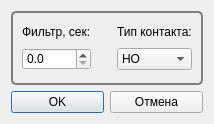
<?xml version="1.0" encoding="UTF-8"?>
<ui version="4.0">
 <class>DialogDIConfig</class>
 <widget class="QDialog" name="DialogDIConfig">
  <property name="geometry">
   <rect>
    <x>0</x>
    <y>0</y>
    <width>211</width>
    <height>124</height>
   </rect>
  </property>
  <property name="windowTitle">
   <string>Дискретный вход</string>
  </property>
  <layout class="QGridLayout" name="gridLayout">
   <item row="0" column="0" colspan="2">
    <widget class="QGroupBox" name="groupBox">
     <property name="styleSheet">
      <string notr="true">QGroupBox {
    background-color: qlineargradient(x1: 0, y1: 0, x2: 0, y2: 1,
                                      stop: 0 #E0F0E0, stop: 1 #FFFFFF);
    border: 2px solid gray;
    border-radius: 5px;
    margin-top: 1ex; /* leave space at the top for the title */
}</string>
     </property>
     <property name="title">
      <string/>
     </property>
     <layout class="QGridLayout" name="gridLayout_2">
      <item row="0" column="0">
       <widget class="QLabel" name="label">
        <property name="text">
         <string>Фильтр, сек:</string>
        </property>
       </widget>
      </item>
      <item row="0" column="1">
       <spacer name="horizontalSpacer">
        <property name="orientation">
         <enum>Qt::Horizontal</enum>
        </property>
        <property name="sizeHint" stdset="0">
         <size>
          <width>89</width>
          <height>20</height>
         </size>
        </property>
       </spacer>
      </item>
      <item row="0" column="2">
       <widget class="QLabel" name="label_2">
        <property name="text">
         <string>Тип контакта:</string>
        </property>
       </widget>
      </item>
      <item row="1" column="0">
       <widget class="QDoubleSpinBox" name="doubleSpinBoxFilter">
        <property name="decimals">
         <number>1</number>
        </property>
        <property name="maximum">
         <double>6553.500000000000000</double>
        </property>
       </widget>
      </item>
      <item row="1" column="2">
       <widget class="QComboBox" name="comboBox">
        <item>
         <property name="text">
          <string>НО</string>
         </property>
        </item>
        <item>
         <property name="text">
          <string>НЗ</string>
         </property>
        </item>
       </widget>
      </item>
      <item row="2" column="1">
       <spacer name="verticalSpacer">
        <property name="orientation">
         <enum>Qt::Vertical</enum>
        </property>
        <property name="sizeHint" stdset="0">
         <size>
          <width>20</width>
          <height>15</height>
         </size>
        </property>
       </spacer>
      </item>
     </layout>
    </widget>
   </item>
   <item row="1" column="0">
    <widget class="QPushButton" name="pushButton">
     <property name="text">
      <string>OK</string>
     </property>
    </widget>
   </item>
   <item row="1" column="1">
    <widget class="QPushButton" name="pushButton_2">
     <property name="text">
      <string>Отмена</string>
     </property>
    </widget>
   </item>
  </layout>
 </widget>
 <resources/>
 <connections>
  <connection>
   <sender>pushButton</sender>
   <signal>clicked()</signal>
   <receiver>DialogDIConfig</receiver>
   <slot>accept()</slot>
   <hints>
    <hint type="sourcelabel">
     <x>191</x>
     <y>151</y>
    </hint>
    <hint type="destinationlabel">
     <x>158</x>
     <y>88</y>
    </hint>
   </hints>
  </connection>
  <connection>
   <sender>pushButton_2</sender>
   <signal>clicked()</signal>
   <receiver>DialogDIConfig</receiver>
   <slot>reject()</slot>
   <hints>
    <hint type="sourcelabel">
     <x>46</x>
     <y>150</y>
    </hint>
    <hint type="destinationlabel">
     <x>42</x>
     <y>95</y>
    </hint>
   </hints>
  </connection>
 </connections>
</ui>
